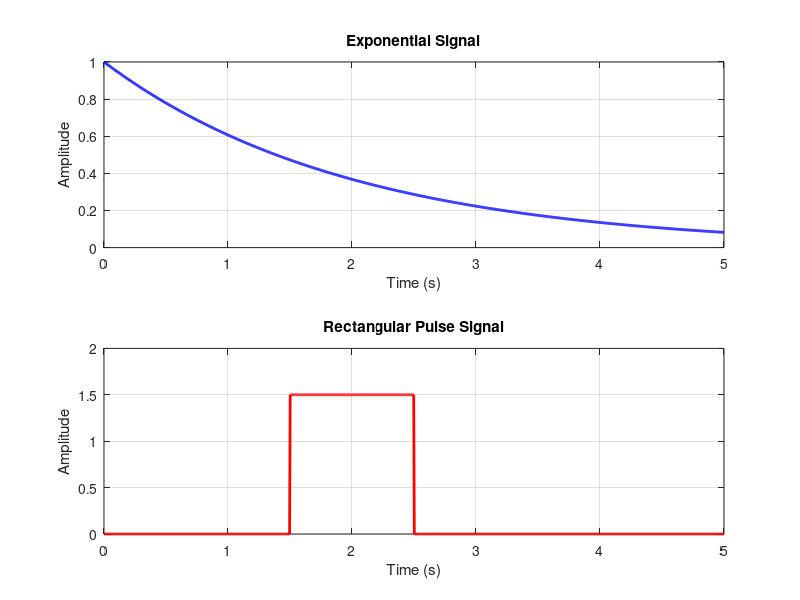

MATLAB code to generate this figure: (Note: this script raises an error after producing the figure.)
% Time vector
t = linspace(0, 5, 1000); % Time interval from 0 to 5 seconds

% Exponential signal parameters
A_exp = 1;       % Amplitude
tau = 2;         % Time constant
exp_signal = A_exp * exp(-t / tau);

% Rectangular pulse signal parameters
A_rect = 1.5;    % Amplitude
T_rect = 1;      % Pulse width
rect_signal = A_rect * rectpuls(t - 2, T_rect);

% Create a figure with subplots
figure;

% Subplot 1: Exponential signal
subplot(2, 1, 1);
plot(t, exp_signal, 'b', 'LineWidth', 2);
title('Exponential Signal');
xlabel('Time (s)');
ylabel('Amplitude');
grid on;

% Subplot 2: Rectangular pulse signal
subplot(2, 1, 2);
plot(t, rect_signal, 'r', 'LineWidth', 2);
title('Rectangular Pulse Signal');
xlabel('Time (s)');
ylabel('Amplitude');
grid on;

% Adjust subplot spacing
sgtitle('Exponential and Rectangular Pulse Signals');
